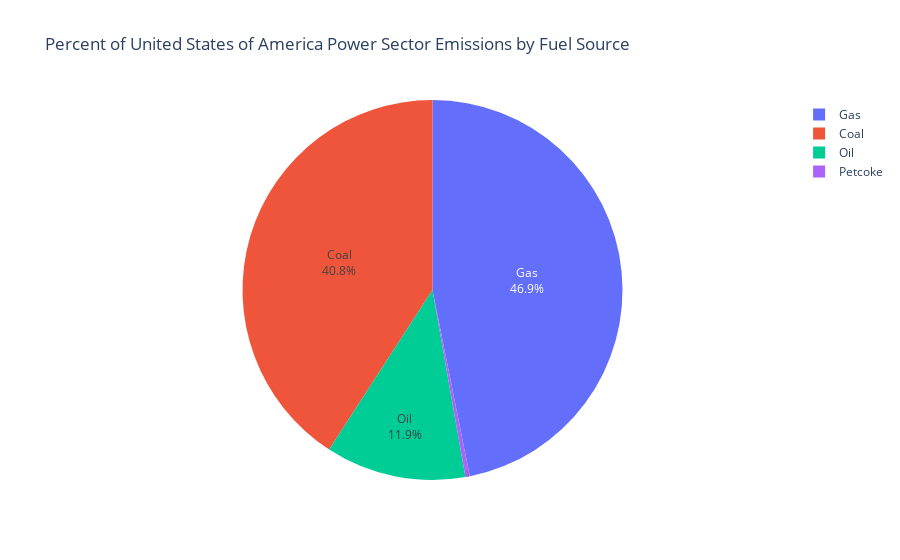

This figure's notebook cell:
### Code cell
switches = {'emission':'co2_lbs', 'country_long':'United States of America'}


query = f"""
    SELECT
        a.primary_fuel,
        SUM(a.cum_{switches['emission']}) as emission
    FROM {Config.SCHEMA}.plant a
    WHERE a.country_long = '{switches['country_long']}'
    GROUP BY a.primary_fuel
    """

df = pd.read_sql(query, engine)

df['percent'] = df['emission'] / df['emission'].sum()

df.columns = ['Primary Fuel', f"{switches['emission']} Cumulative Emissions (lbs)", "Percent"]

fig = px.pie(df, values='Percent', names='Primary Fuel', color_discrete_map=primary_fuel_cmap,
             title=f"Percent of {switches['country_long']} Power Sector Emissions by Fuel Source")
fig.update_traces(textposition='inside', textinfo='percent+label')
fig.show()

### Figure 1 — Plotly figure (JSON) as saved in the notebook; plotly's stock layout.template omitted (floating-point values rounded to 4 significant figures)
{"data": [{"domain": {"x": [0, 1], "y": [0, 1]}, "hovertemplate": "Primary Fuel=%{label}<br>Percent=%{value}<extra></extra>", "labels": ["Petcoke", "Coal", "Oil", "Gas"], "legendgroup": "", "name": "", "showlegend": true, "textinfo": "percent+label", "textposition": "inside", "type": "pie", "values": [0.003756, 0.4085, 0.1193, 0.4685]}], "layout": {"legend": {"tracegroupgap": 0}, "title": {"text": "Percent of United States of America Power Sector Emissions by Fuel Source"}}}
